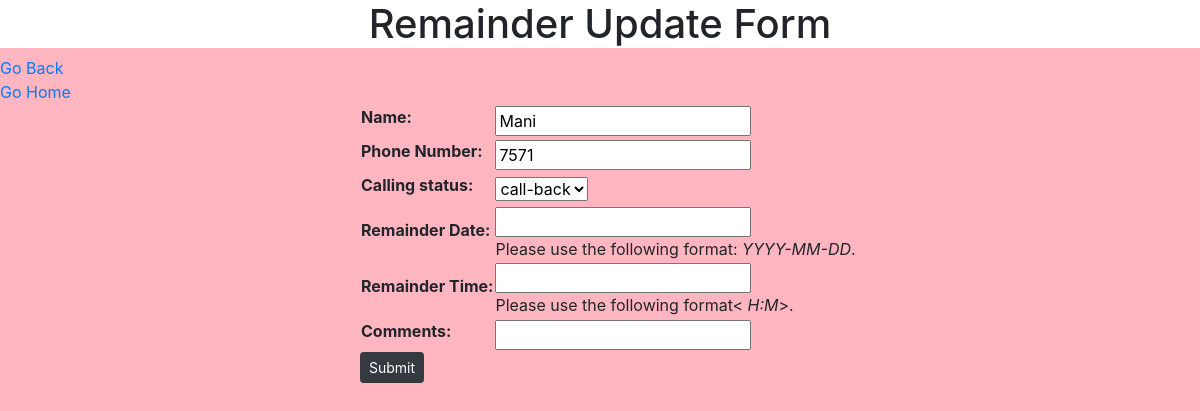
Screenshot of /WA/report/remainder_update/7 with the database file from the repository.
### WebApp/models.py (models this page shows)
class Remainder_Model(models.Model):
    id=models.AutoField(primary_key=True)
    Name=models.CharField(max_length=30)
    Phone_Number=models.PositiveIntegerField(unique=True)
    Date_And_Time=models.DateTimeField(auto_now=True)
    choises=('call-back','call-back'),('declined','declined')
    Calling_status=models.CharField(max_length=20,choices=choises,blank=True)
    Remainder_Date=models.DateField(blank=True,null=True,help_text="Please use the following format: <em>YYYY-MM-DD</em>.")
    Remainder_Time=models.TimeField(blank=True,null=True,help_text="Please use the following format< <em>H:M</em>>.")
    Comments=models.CharField(max_length=100,blank=True)

### WebApp/views.py (the view, shortened to what this page needs)
# urls.py: path('report/remainder_update/<int:id>',Remainder_Update),
def Remainder_Update(request,id):
    form_remainder=Remainder_Model.objects.get(id=id)
    update_form=Remainder_Modelform(instance=form_remainder)
    update_data={'update_form':update_form}
    return render(request,'remainder_update.html',update_data)

### WebApp/forms.py
class Remainder_Modelform(forms.ModelForm):
    class Meta:
        model=Remainder_Model
        fields='__all__'

### templates/remainder_update.html (shortened to what this page needs)
<!DOCTYPE html>
<html lang="en">
<head>
    <link rel="stylesheet" href="https://maxcdn.bootstrapcdn.com/bootstrap/4.0.0/css/bootstrap.min.css">
</head>
<body style="background-color:lightpink;">
    <h1 style="background-color:white;text-align: center;">Remainder Update Form</h1>
    <a href="http://127.0.0.1:8000/WA/report/">Go Back</a><br>
    <a href="http://127.0.0.1:8000/">Go Home</a>
    <form method="POST">
        <div style="position: absolute;left: 30%;">
            <table>
                {{update_form.as_table}}
            </table>
        <button name="submit" value="submit" class="btn btn-dark btn-sm" >Submit</button></div>
    </form>
</body>
</html>

### rows the page displays
Remainder_Model: Name "Mani", Phone_Number "7571", Calling_status "call-back"
